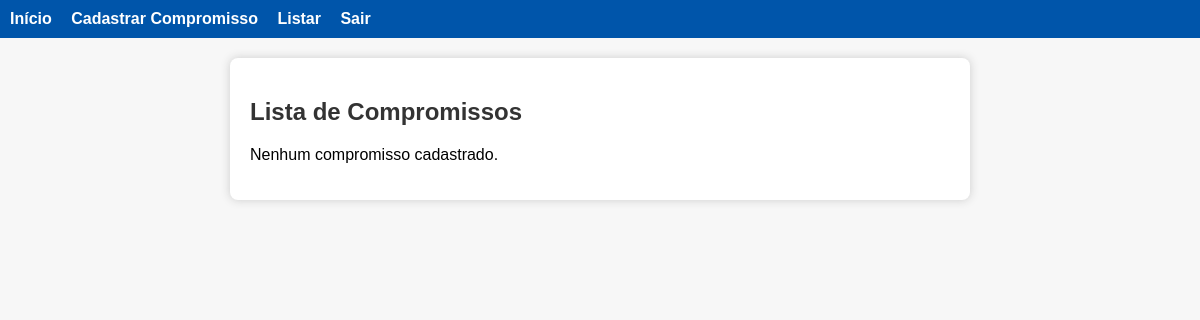
Before: /listar (signed in) with the older database file.
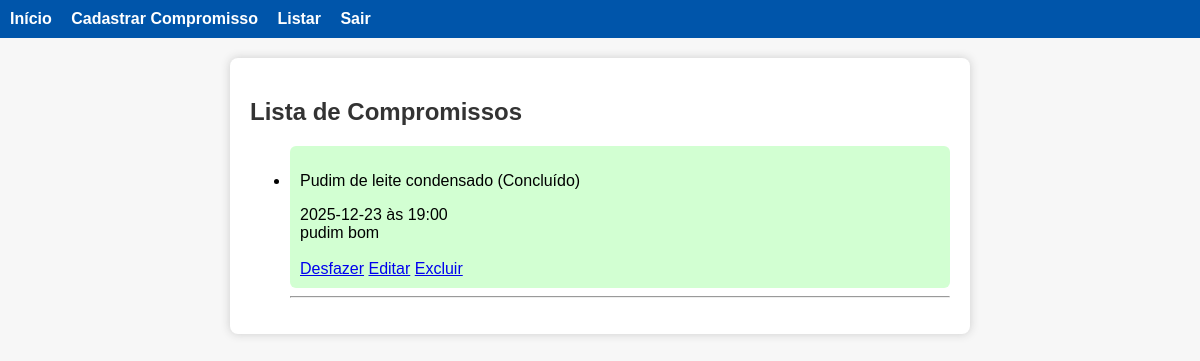
After: the same page with the newer database file.
### models/compromisso_model.py (models this page shows)
class Compromisso(Base):
    __tablename__ = "compromissos"
    id = Column(Integer, primary_key=True)
    titulo = Column(String, nullable=False)
    data = Column(String, nullable=False)
    hora = Column(String, nullable=False)
    descricao = Column(String, nullable=True)
    concluido = Column(Boolean, default=False)

### app.py (the view)
@app.route('/listar')
def listar():
    if 'usuario_id' not in session:
        return redirect(url_for('login'))
    compromissos = listar_compromissos()
    return render_template('listar.html', compromissos=compromissos)

### models/compromisso_model.py (called while the page is built)
def listar_compromissos():
    return session.query(Compromisso).all()

### templates/listar.html
{% extends 'base.html' %}
{% block content %}
<h2>Lista de Compromissos</h2>
{% if compromissos %}
    <ul>
        {% for c in compromissos %}
            <li class="{% if c.concluido %}concluido{% endif %}">
                {% if c.concluido %}
                    <p>{{ c.titulo }} (Concluído)</p>
                {% else %}
                    <strong>{{ c.titulo }}</strong>
                {% endif %}
                {{ c.data }} às {{ c.hora }} <br>
                {{ c.descricao }} <br><br>
                {% if not c.concluido %}
                    <a href="{{ url_for('concluir', id=c.id) }}">Marcar concluído</a>
                {% else %}
                    <a href="{{ url_for('desfazer', id=c.id) }}">Desfazer</a>
                {% endif %}
                <a href="{{ url_for('editar', id=c.id) }}">Editar</a>
                <a href="{{ url_for('excluir', id=c.id) }}" onclick="return confirm('Excluir este compromisso?')">Excluir</a>
            </li>
            <hr>
        {% endfor %}
    </ul>
{% else %}
    <p>Nenhum compromisso cadastrado.</p>
{% endif %}
{% endblock %}

### templates/base.html (shortened to what this page needs)
<!DOCTYPE html>
<html lang="pt-br">
<head>
    <link rel="stylesheet" href="{{ url_for('static', filename='style.css') }}">
</head>
<body>
    <nav>
        <a href="{{ url_for('index') }}">Início</a>
        {% if session.get('usuario_id') %}
            <a href="{{ url_for('cadastrar') }}">Cadastrar Compromisso</a>
            <a href="{{ url_for('listar') }}">Listar</a>
            <a href="{{ url_for('logout') }}">Sair</a>
        {% else %}
            <a href="{{ url_for('login') }}">Login</a>
            <a href="{{ url_for('register') }}">Criar conta</a>
        {% endif %}
    </nav>
    <div class="container">
        {% block content %}{% endblock %}
    </div>
</body>
</html>

### static/style.css (style rules this page uses)
body { font-family: Arial, sans-serif; background-color: #f7f7f7; margin: 0; padding: 0; }
.container { margin: 20px auto; width: 80%; max-width: 700px; background: white; padding: 20px; border-radius: 8px; box-shadow: 0px 0px 10px #ccc; }
nav { background: #0055aa; padding: 10px; }
nav a { color: white; text-decoration: none; margin-right: 15px; font-weight: bold; }
h1, h2 { color: #333; }
.concluido { background-color: #d2ffd2; padding: 10px; border-radius: 6px; }

Changed rows visible on the page:
added Compromisso: titulo "Pudim de leite condensado", data "2025-12-23", hora "19:00", descricao "pudim bom"
Other visible differences:
text no longer shown: "Nenhum compromisso cadastrado."
